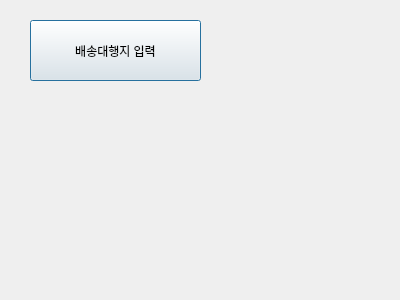
<?xml version="1.0" encoding="UTF-8"?>
<ui version="4.0">
 <class>Dialog</class>
 <widget class="QDialog" name="Dialog">
  <property name="geometry">
   <rect>
    <x>0</x>
    <y>0</y>
    <width>400</width>
    <height>300</height>
   </rect>
  </property>
  <property name="windowTitle">
   <string>Dialog</string>
  </property>
  <widget class="QPushButton" name="FFCAutomationButton">
   <property name="geometry">
    <rect>
     <x>30</x>
     <y>20</y>
     <width>171</width>
     <height>61</height>
    </rect>
   </property>
   <property name="text">
    <string>배송대행지 입력</string>
   </property>
  </widget>
 </widget>
 <resources/>
 <connections/>
</ui>
